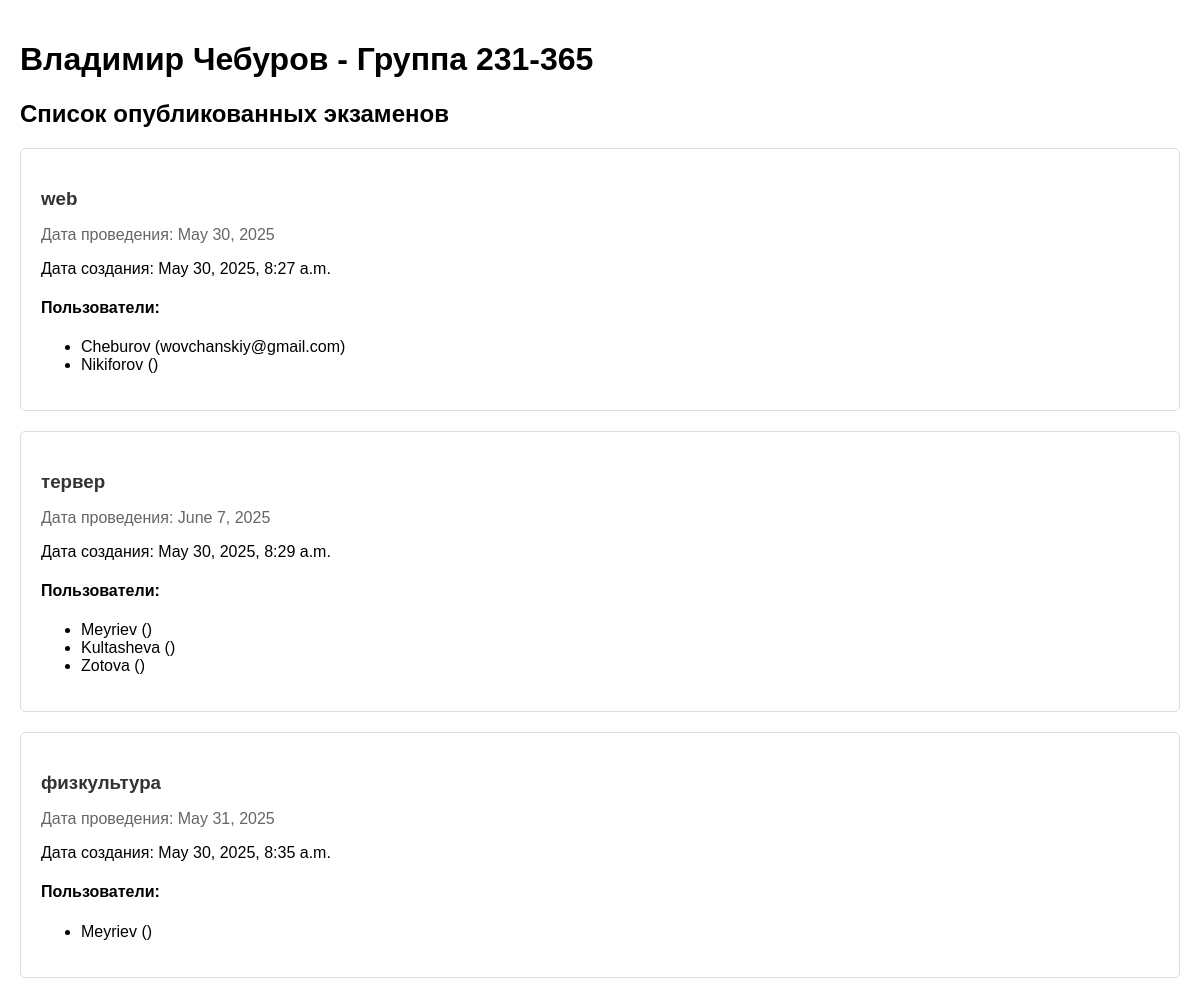
The page /vcexam/ on the database its author committed.
### main/models.py (models this page shows, shortened)
class vcexam(models.Model):
    name = models.CharField('Название экзамена', max_length=255)
    created_at = models.DateTimeField('Дата создания', auto_now_add=True)
    exam_date = models.DateField('Дата проведения экзамена')
    image = models.ImageField('Задание (картинка)', upload_to='exam_images/', blank=True, null=True)
    users = models.ManyToManyField(User, verbose_name='Пользователи')
    is_public = models.BooleanField('Опубликовано', default=False)

### main/views.py (the view)
# urls.py: path('vcexam/', views.vcexam_list, name='vcexam_list'),
def vcexam_list(request):
    exams = vcexam.objects.filter(is_public=True)
    return render(request, 'main/vcexam_list.html', {'exams': exams})

### main/templates/main/vcexam_list.html (shortened to what this page needs)
<!DOCTYPE html>
<html lang="ru">
<head>
</head>
<body>
    <h1>Владимир Чебуров - Группа 231-365</h1>
    <h2>Список опубликованных экзаменов</h2>
    {% for exam in exams %}
    <div class="exam-card">
        <h3 class="exam-title">{{ exam.name }}</h3>
        <p class="exam-date">Дата проведения: {{ exam.exam_date }}</p>
        <p>Дата создания: {{ exam.created_at }}</p>
        <div class="exam-users">
            <h4>Пользователи:</h4>
            <ul>
                {% for user in exam.users.all %}
                    <li>{{ user.username }} ({{ user.email }})</li>
                {% endfor %}
            </ul>
        </div>
    </div>
    {% empty %}
        <p>Нет опубликованных экзаменов.</p>
    {% endfor %}
</body>
</html>

### main/templates/main/vcexam_list.html (style rules this page uses)
body { font-family: Arial, sans-serif; max-width: 1200px; margin: 0 auto; padding: 20px; }
.exam-card { border: 1px solid #ddd; padding: 20px; margin-bottom: 20px; border-radius: 5px; }
.exam-title { color: #333; margin-bottom: 10px; }
.exam-date { color: #666; margin-bottom: 10px; }
.exam-users { margin-top: 10px; }

### rows shown on the page
vcexam: name "web", exam_date "May 30, 2025", created_at "May 30, 2025, 8:27 a.m."
vcexam: name "тервер", exam_date "June 7, 2025", created_at "May 30, 2025, 8:29 a.m."
vcexam: name "физкультура", exam_date "May 31, 2025", created_at "May 30, 2025, 8:35 a.m."

### other values the page prints
{{ user.username }} "Cheburov"
{{ user.email }} "wovchanskiy@gmail.com"
{{ user.username }} "Nikiforov"
{{ user.username }} "Meyriev"
{{ user.username }} "Kultasheva"
{{ user.username }} "Zotova"
